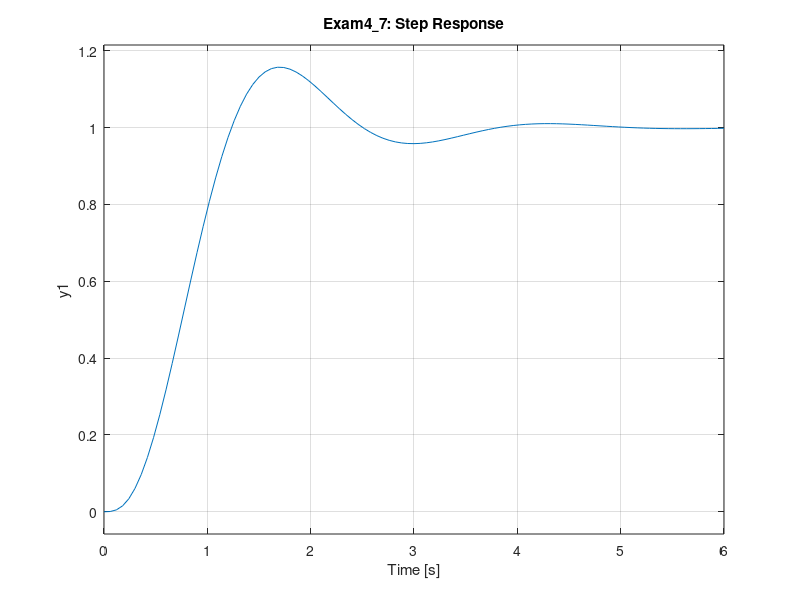
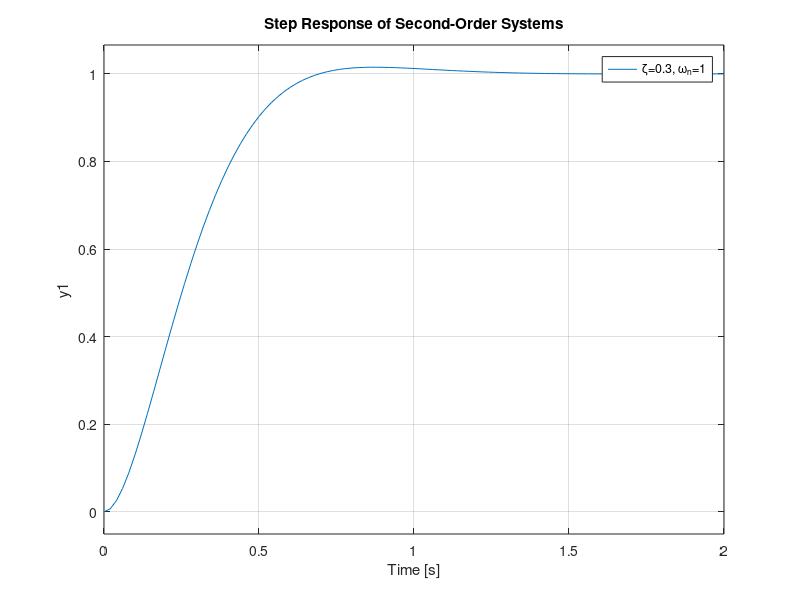

Here is the MATLAB script that generated these plots, in order:

clear; clc; close all;


num_G1 = 20;
den_G1 = [1, 5, 4]; 
G1 = tf(num_G1, den_G1);


H1 = tf(0.449, 1); 

sys_inner = feedback(G1, H1);


num_G2 = 1;
den_G2 = [1, 0];
G2 = tf(num_G2, den_G2);


sys_open = series(sys_inner, G2);


sys_closed = feedback(sys_open, 1);

figure(1);
step(sys_closed);
title('Exam4\_7: Step Response'); 
grid on;



zeta = [0.3, 0.5, 0.7, 0.8]; 
wn = [1, 2, 3, 6];           


figure(2);
hold on; 

for i = 1:4
    z = zeta(i);
    w = wn(i);

    num = w^2;
    den = [1, 2*z*w, w^2];
    sys_2nd = tf(num, den);
    
    step(sys_2nd);
end

hold off;
grid on;
title('Step Response of Second-Order Systems');
legend('\zeta=0.3, \omega_n=1', '\zeta=0.5, \omega_n=2', ...
       '\zeta=0.7, \omega_n=3', '\zeta=0.8, \omega_n=6');
